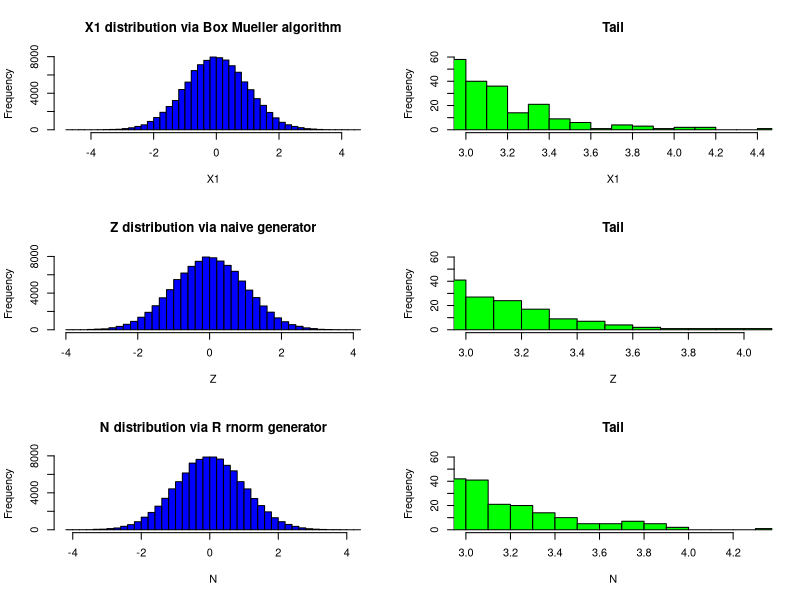
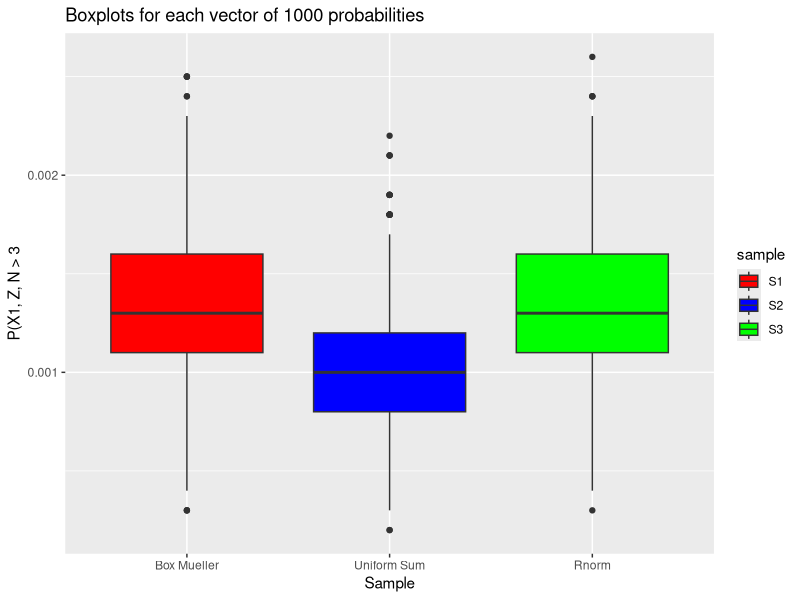
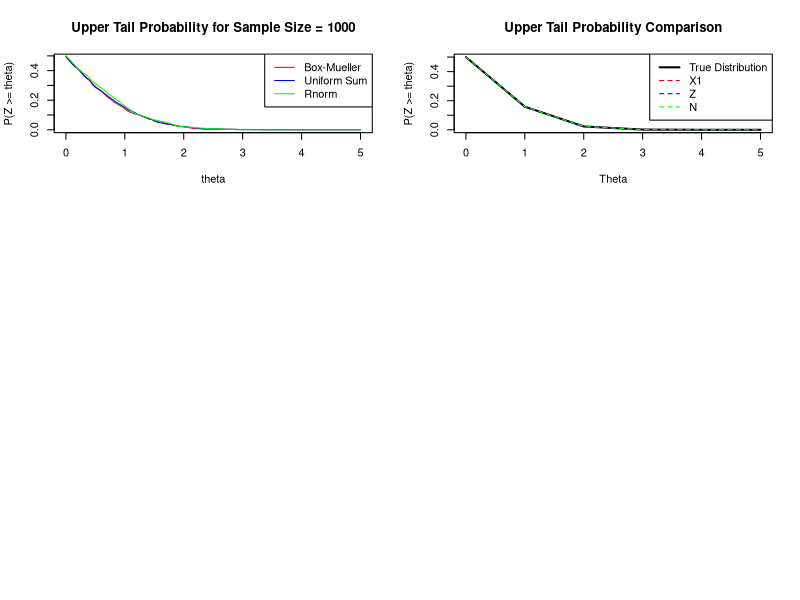

R code for these plots, in order:
## ---- chunk 1
knitr::opts_chunk$set(echo = TRUE)
setwd("/Users/pat/Desktop")
library(knitr)
library(ggplot2)
## ---- chunk 2
# Box-Mueller
set.seed(123)
u1 = runif(100000)
u2 = runif(100000)

unif.0.2pi = 2*pi*u2
exp.1over2 = - 2 * log(1-u1)

X1 = sqrt( - 2 * log(1-u1)) * cos(2*pi*u2)
X2 = sqrt( - 2 * log(1-u1)) * sin(2*pi*u2)

# Uniform sum generator 
set.seed(123)
n = 100000
U_i = matrix(runif(n*12, min=-1/2, max=1/2), nrow=n)
Z = rowSums(U_i)

# R rnorm generator
set.seed(123)
N = rnorm(100000, 0, 1)

par(mfrow = c(3, 2))
hist(X1, breaks=50, col="blue", main="X1 distribution via Box Mueller algorithm")
hist(X1, breaks=100, col="green", main="Tail", xlim=c(3, max(X1)), ylim=c(0, 60))
hist(Z, breaks=50, col="blue", main="Z distribution via naive generator")
hist(Z, breaks=100, col="green", main="Tail", xlim=c(3, max(Z)), ylim=c(0, 60))
hist(N, breaks=50, col="blue", main="N distribution via R rnorm generator")
hist(N, breaks=100, col="green", main="Tail", xlim=c(3, max(N)), ylim=c(0, 60))
## ---- chunk 3
X1_tail = mean(X1>3)
Z_tail = mean(Z>3)
N_tail = mean(N>3)
Norm = 1-pnorm(3, 0, 1)
X1_tail; Z_tail; N_tail; Norm

## ---- chunk 4
set.seed(123)

# Box Mueller 
n <- 10000
S1 <- matrix(0, nrow=n, ncol=1000)
for (i in 1:1000) {
  u1 <- runif(n)
  u2 <- runif(n)
  S1[, i] <- sqrt(-2*log(u1))*cos(2*pi*u2)
}

# Uniform Sum
S2 <- matrix(0, nrow=n, ncol=1000)
for (i in 1:1000) {
  U_i <- matrix(runif(n*12, min=-1/2, max=1/2), nrow=n)
  S2[, i] <- rowSums(U_i)
}

# rnorm
S3 <- matrix(rnorm(n*1000, 0, 1), nrow=n, ncol=1000)
## ---- chunk 5
prob_S1 <- apply(S1, 2, function(x) mean(x > 3))
prob_S2 <- apply(S2, 2, function(x) mean(x > 3))
prob_S3 <- apply(S3, 2, function(x) mean(x > 3))
## ---- chunk 6
# dataframe with the sampled distributions for each method
df <- data.frame(
  sample = rep(c("S1", "S2", "S3"), each = 1000),
  prob = c(prob_S1, prob_S2, prob_S3)
)
df$sample <- factor(df$sample, levels = c("S1", "S2", "S3"))

# plot 
ggplot(df, aes(x=sample, y=prob, fill=sample)) +
  geom_boxplot() +
  scale_fill_manual(values = c("red", "blue", "green")) +
  labs(x="Sample", y="P(X1, Z, N > 3") +
  ggtitle("Boxplots for each vector of 1000 probabilities") +
  scale_x_discrete(labels = c("Box Mueller", "Uniform Sum", "Rnorm"))
## ---- chunk 7
tail_prob_plot <- function(sample_size) {
  
  # generate samples
  set.seed(123)
  u1 = runif(sample_size)
  u2 = runif(sample_size)
  X1 = sqrt(-2*log(u1))*cos(2*pi*u2)
  Z = rowSums(matrix(runif(sample_size*12, min=-1/2, max=1/2), nrow=sample_size))
  N = rnorm(sample_size, 0, 1)
  
  # define range of theta values
  theta <- seq(0, 5, length.out = 100)
  
  # initialize vector for storing probabilities
  prob_X1 <- rep(0, length(theta))
  prob_Z <- rep(0, length(theta))
  prob_N <- rep(0, length(theta))
  
  # compute probabilities for each value of theta
  for (i in 1:length(theta)) {
    prob_X1[i] <- sum(X1 >= theta[i])/sample_size
    prob_Z[i] <- sum(Z >= theta[i])/sample_size
    prob_N[i] <- sum(N >= theta[i])/sample_size
  }
  
  # plot results
  plot(theta, prob_X1, type="l", col="red", xlab = "theta", ylab = "P(Z >= theta)", 
       main = paste("Upper Tail Probability for Sample Size =", sample_size))
  lines(theta, prob_Z, type="l", col="blue")
  lines(theta, prob_N, type="l", col="green")
  legend("topright", legend = c("Box-Mueller", "Uniform Sum", "Rnorm"), col = c("red", "blue", "green"), lty = 1)
}
## ---- chunk 8
tail_prob_plot(1000)

## ---- chunk 9
# define the function to compute the upper tail probability 
tail_prob <- function(theta) {
  return(pnorm(-theta))
}

# range for theta 
theta <- seq(0, 5, length.out = 6)

# compute the upper tail probabilities for each theta 
true_prob <- tail_prob(theta)
mc_prob_X1 <- sapply(theta, function(t) sum(X1 >= t) / length(X1))
mc_prob_Z <- sapply(theta, function(t) sum(Z >= t) / length(Z))
mc_prob_N <- sapply(theta, function(t) sum(N >= t) / length(N))

# plot using matplot 
matplot(theta, cbind(true_prob, mc_prob_X1, mc_prob_Z, mc_prob_N),
        type = "l", lty = c(1,2,2,2), lwd = c(2,1,1,1),
        xlab = "Theta", ylab = "P(Z >= theta)",
        main = "Upper Tail Probability Comparison",
        col = c("black", "red", "blue", "green"))
legend("topright", c("True Distribution", "X1", "Z", "N"),
       lty = c(1,2,2,2), lwd = c(2,1,1,1),
       col = c("black", "red", "blue", "green"))

